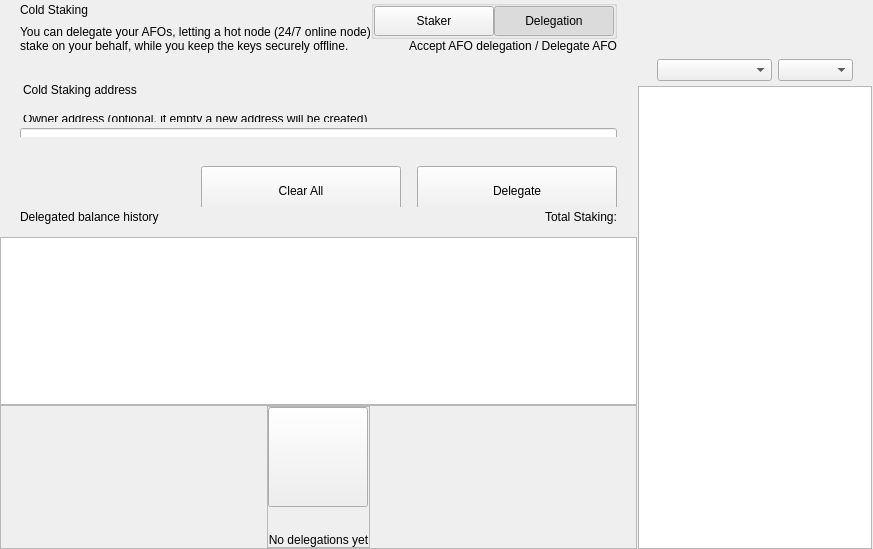
<?xml version="1.0" encoding="UTF-8"?>
<ui version="4.0">
 <class>ColdStakingWidget</class>
 <widget class="QWidget" name="ColdStakingWidget">
  <property name="geometry">
   <rect>
    <x>0</x>
    <y>0</y>
    <width>629</width>
    <height>549</height>
   </rect>
  </property>
  <property name="windowTitle">
   <string>Form</string>
  </property>
  <layout class="QHBoxLayout" name="horizontalLayout_1" stretch="2,1">
   <property name="spacing">
    <number>0</number>
   </property>
   <property name="leftMargin">
    <number>0</number>
   </property>
   <property name="topMargin">
    <number>0</number>
   </property>
   <property name="rightMargin">
    <number>0</number>
   </property>
   <property name="bottomMargin">
    <number>0</number>
   </property>
   <item>
    <widget class="QWidget" name="left" native="true">
     <layout class="QVBoxLayout" name="verticalLayout_3">
      <property name="leftMargin">
       <number>0</number>
      </property>
      <property name="topMargin">
       <number>0</number>
      </property>
      <property name="rightMargin">
       <number>0</number>
      </property>
      <property name="bottomMargin">
       <number>0</number>
      </property>
      <item>
       <layout class="QVBoxLayout" name="verticalLayout_2">
        <property name="spacing">
         <number>0</number>
        </property>
        <item>
         <layout class="QVBoxLayout" name="verticalLayoutTop">
          <property name="spacing">
           <number>0</number>
          </property>
          <property name="leftMargin">
           <number>0</number>
          </property>
          <property name="rightMargin">
           <number>0</number>
          </property>
          <item>
           <widget class="QWidget" name="containerTitle" native="true">
            <property name="sizePolicy">
             <sizepolicy hsizetype="Preferred" vsizetype="Minimum">
              <horstretch>0</horstretch>
              <verstretch>0</verstretch>
             </sizepolicy>
            </property>
            <property name="maximumSize">
             <size>
              <width>16777215</width>
              <height>100</height>
             </size>
            </property>
            <layout class="QHBoxLayout" name="containerTitleLayout">
             <property name="spacing">
              <number>0</number>
             </property>
             <property name="leftMargin">
              <number>20</number>
             </property>
             <property name="topMargin">
              <number>0</number>
             </property>
             <property name="rightMargin">
              <number>20</number>
             </property>
             <property name="bottomMargin">
              <number>0</number>
             </property>
             <item>
              <layout class="QVBoxLayout" name="verticalLayout11">
               <property name="spacing">
                <number>5</number>
               </property>
               <item>
                <widget class="QLabel" name="labelTitle">
                 <property name="text">
                  <string>Cold Staking</string>
                 </property>
                </widget>
               </item>
               <item>
                <widget class="QLabel" name="labelSubtitle1">
                 <property name="maximumSize">
                  <size>
                   <width>16777215</width>
                   <height>16777215</height>
                  </size>
                 </property>
                 <property name="text">
                  <string>You can delegate your AFOs, letting a hot node (24/7 online node)
stake on your behalf, while you keep the keys securely offline.</string>
                 </property>
                </widget>
               </item>
              </layout>
             </item>
             <item>
              <spacer name="horizontalSpacer">
               <property name="orientation">
                <enum>Qt::Horizontal</enum>
               </property>
               <property name="sizeHint" stdset="0">
                <size>
                 <width>40</width>
                 <height>20</height>
                </size>
               </property>
              </spacer>
             </item>
             <item>
              <widget class="QWidget" name="containerViewPrivacyChecks" native="true">
               <layout class="QVBoxLayout" name="containerPrivacyChecks">
                <property name="spacing">
                 <number>0</number>
                </property>
                <property name="leftMargin">
                 <number>0</number>
                </property>
                <property name="topMargin">
                 <number>0</number>
                </property>
                <property name="rightMargin">
                 <number>0</number>
                </property>
                <property name="bottomMargin">
                 <number>0</number>
                </property>
                <item alignment="Qt::AlignHCenter|Qt::AlignVCenter">
                 <widget class="QGroupBox" name="groupBox">
                  <property name="title">
                   <string/>
                  </property>
                  <layout class="QHBoxLayout" name="horizontalLayout_2_1">
                   <property name="spacing">
                    <number>0</number>
                   </property>
                   <property name="leftMargin">
                    <number>0</number>
                   </property>
                   <property name="topMargin">
                    <number>0</number>
                   </property>
                   <property name="rightMargin">
                    <number>0</number>
                   </property>
                   <property name="bottomMargin">
                    <number>0</number>
                   </property>
                   <item>
                    <widget class="QPushButton" name="pushLeft">
                     <property name="minimumSize">
                      <size>
                       <width>120</width>
                       <height>30</height>
                      </size>
                     </property>
                     <property name="maximumSize">
                      <size>
                       <width>120</width>
                       <height>30</height>
                      </size>
                     </property>
                     <property name="focusPolicy">
                      <enum>Qt::NoFocus</enum>
                     </property>
                     <property name="text">
                      <string>Staker</string>
                     </property>
                     <property name="checkable">
                      <bool>true</bool>
                     </property>
                     <property name="autoExclusive">
                      <bool>true</bool>
                     </property>
                    </widget>
                   </item>
                   <item>
                    <widget class="QPushButton" name="pushRight">
                     <property name="minimumSize">
                      <size>
                       <width>120</width>
                       <height>30</height>
                      </size>
                     </property>
                     <property name="maximumSize">
                      <size>
                       <width>120</width>
                       <height>30</height>
                      </size>
                     </property>
                     <property name="focusPolicy">
                      <enum>Qt::NoFocus</enum>
                     </property>
                     <property name="text">
                      <string>Delegation</string>
                     </property>
                     <property name="checkable">
                      <bool>true</bool>
                     </property>
                     <property name="checked">
                      <bool>true</bool>
                     </property>
                     <property name="autoExclusive">
                      <bool>true</bool>
                     </property>
                    </widget>
                   </item>
                  </layout>
                 </widget>
                </item>
                <item alignment="Qt::AlignTop">
                 <widget class="QLabel" name="labelSubtitle2">
                  <property name="text">
                   <string>Accept AFO delegation / Delegate AFO</string>
                  </property>
                  <property name="alignment">
                   <set>Qt::AlignRight|Qt::AlignTrailing|Qt::AlignVCenter</set>
                  </property>
                 </widget>
                </item>
               </layout>
              </widget>
             </item>
            </layout>
           </widget>
          </item>
          <item>
           <spacer name="verticalSpacer_2">
            <property name="orientation">
             <enum>Qt::Vertical</enum>
            </property>
            <property name="sizeType">
             <enum>QSizePolicy::Fixed</enum>
            </property>
            <property name="sizeHint" stdset="0">
             <size>
              <width>20</width>
              <height>30</height>
             </size>
            </property>
           </spacer>
          </item>
          <item>
           <widget class="QWidget" name="containerSend" native="true">
            <property name="minimumSize">
             <size>
              <width>0</width>
              <height>50</height>
             </size>
            </property>
            <layout class="QVBoxLayout" name="containerSendRow">
             <property name="spacing">
              <number>6</number>
             </property>
             <property name="leftMargin">
              <number>0</number>
             </property>
             <property name="topMargin">
              <number>0</number>
             </property>
             <property name="rightMargin">
              <number>0</number>
             </property>
             <property name="bottomMargin">
              <number>0</number>
             </property>
             <item>
              <widget class="QLabel" name="labelEditTitle">
               <property name="maximumSize">
                <size>
                 <width>16777215</width>
                 <height>30</height>
                </size>
               </property>
               <property name="styleSheet">
                <string notr="true">padding-left:20px; padding-bottom:3px;</string>
               </property>
               <property name="text">
                <string>Cold Staking address</string>
               </property>
              </widget>
             </item>
             <item>
              <spacer name="verticalSpacer_6">
               <property name="orientation">
                <enum>Qt::Vertical</enum>
               </property>
               <property name="sizeType">
                <enum>QSizePolicy::Fixed</enum>
               </property>
               <property name="sizeHint" stdset="0">
                <size>
                 <width>20</width>
                 <height>9</height>
                </size>
               </property>
              </spacer>
             </item>
             <item>
              <widget class="QWidget" name="containerOwner" native="true">
               <layout class="QVBoxLayout" name="vContainerOwner">
                <property name="spacing">
                 <number>4</number>
                </property>
                <property name="leftMargin">
                 <number>20</number>
                </property>
                <property name="topMargin">
                 <number>0</number>
                </property>
                <property name="rightMargin">
                 <number>20</number>
                </property>
                <property name="bottomMargin">
                 <number>0</number>
                </property>
                <item>
                 <widget class="QLabel" name="labelSubtitleDescription">
                  <property name="maximumSize">
                   <size>
                    <width>16777215</width>
                    <height>20</height>
                   </size>
                  </property>
                  <property name="styleSheet">
                   <string notr="true">margin-bottom:2px;
                   margin-left:0.05px;
                   padding:0px;</string>
                  </property>
                  <property name="text">
                   <string>Owner address (optional, if empty a new address will be created)</string>
                  </property>
                 </widget>
                </item>
                <item>
                 <widget class="QLineEdit" name="lineEditOwnerAddress">
                  <property name="minimumSize">
                   <size>
                    <width>0</width>
                    <height>50</height>
                   </size>
                  </property>
                  <property name="maximumSize">
                   <size>
                    <width>16777215</width>
                    <height>50</height>
                   </size>
                  </property>
                  <property name="styleSheet">
                   <string notr="true"/>
                  </property>
                  <property name="placeholderText">
                   <string>Enter owner address</string>
                  </property>
                 </widget>
                </item>
               </layout>
              </widget>
             </item>
            </layout>
           </widget>
          </item>
         </layout>
        </item>
        <item>
         <spacer name="verticalSpacer_3">
          <property name="orientation">
           <enum>Qt::Vertical</enum>
          </property>
          <property name="sizeType">
           <enum>QSizePolicy::Minimum</enum>
          </property>
          <property name="sizeHint" stdset="0">
           <size>
            <width>20</width>
            <height>20</height>
           </size>
          </property>
         </spacer>
        </item>
        <item>
         <widget class="QWidget" name="containerBtn" native="true">
          <property name="minimumSize">
           <size>
            <width>0</width>
            <height>50</height>
           </size>
          </property>
          <layout class="QHBoxLayout" name="horizontalLayout">
           <property name="rightMargin">
            <number>20</number>
           </property>
           <item>
            <spacer name="horizontalSpacer_2">
             <property name="orientation">
              <enum>Qt::Horizontal</enum>
             </property>
             <property name="sizeHint" stdset="0">
              <size>
               <width>200</width>
               <height>20</height>
              </size>
             </property>
            </spacer>
           </item>
           <item>
            <layout class="QHBoxLayout" name="horizontalLayout_7">
             <item>
              <spacer name="horizontalSpacer_3">
               <property name="orientation">
                <enum>Qt::Horizontal</enum>
               </property>
               <property name="sizeType">
                <enum>QSizePolicy::Expanding</enum>
               </property>
               <property name="sizeHint" stdset="0">
                <size>
                 <width>40</width>
                 <height>20</height>
                </size>
               </property>
              </spacer>
             </item>
             <item>
              <widget class="QPushButton" name="pushButtonClear">
               <property name="minimumSize">
                <size>
                 <width>200</width>
                 <height>50</height>
                </size>
               </property>
               <property name="focusPolicy">
                <enum>Qt::NoFocus</enum>
               </property>
               <property name="text">
                <string>Clear All</string>
               </property>
              </widget>
             </item>
             <item>
              <spacer name="horizontalSpacer_4">
               <property name="orientation">
                <enum>Qt::Horizontal</enum>
               </property>
               <property name="sizeType">
                <enum>QSizePolicy::Fixed</enum>
               </property>
               <property name="sizeHint" stdset="0">
                <size>
                 <width>10</width>
                 <height>20</height>
                </size>
               </property>
              </spacer>
             </item>
             <item>
              <widget class="QPushButton" name="pushButtonSend">
               <property name="minimumSize">
                <size>
                 <width>200</width>
                 <height>50</height>
                </size>
               </property>
               <property name="maximumSize">
                <size>
                 <width>200</width>
                 <height>50</height>
                </size>
               </property>
               <property name="focusPolicy">
                <enum>Qt::NoFocus</enum>
               </property>
               <property name="text">
                <string>Delegate</string>
               </property>
              </widget>
             </item>
            </layout>
           </item>
          </layout>
         </widget>
        </item>
        <item>
         <widget class="QWidget" name="containerHistoryLabel" native="true">
          <layout class="QHBoxLayout" name="horizontalLayout_4">
           <property name="spacing">
            <number>0</number>
           </property>
           <property name="leftMargin">
            <number>20</number>
           </property>
           <property name="topMargin">
            <number>0</number>
           </property>
           <property name="rightMargin">
            <number>20</number>
           </property>
           <property name="bottomMargin">
            <number>0</number>
           </property>
           <item>
            <widget class="QWidget" name="verticalWidget" native="true">
             <property name="minimumSize">
              <size>
               <width>100</width>
               <height>0</height>
              </size>
             </property>
             <layout class="QVBoxLayout" name="verticalLayout_58">
              <property name="leftMargin">
               <number>0</number>
              </property>
              <property name="topMargin">
               <number>0</number>
              </property>
              <property name="rightMargin">
               <number>0</number>
              </property>
              <property name="bottomMargin">
               <number>0</number>
              </property>
              <item>
               <widget class="QLabel" name="labelListHistory">
                <property name="text">
                 <string>Delegated balance history</string>
                </property>
               </widget>
              </item>
             </layout>
            </widget>
           </item>
           <item>
            <spacer name="horizontalSpacer_5">
             <property name="orientation">
              <enum>Qt::Horizontal</enum>
             </property>
             <property name="sizeHint" stdset="0">
              <size>
               <width>40</width>
               <height>20</height>
              </size>
             </property>
            </spacer>
           </item>
           <item>
            <widget class="QLabel" name="labelStakingTotal">
             <property name="text">
              <string>Total Staking:</string>
             </property>
            </widget>
           </item>
          </layout>
         </widget>
        </item>
        <item>
         <layout class="QVBoxLayout" name="verticalLayout_64">
          <property name="spacing">
           <number>0</number>
          </property>
          <item>
           <spacer name="verticalSpacer_44">
            <property name="orientation">
             <enum>Qt::Vertical</enum>
            </property>
            <property name="sizeType">
             <enum>QSizePolicy::Fixed</enum>
            </property>
            <property name="sizeHint" stdset="0">
             <size>
              <width>20</width>
              <height>10</height>
             </size>
            </property>
           </spacer>
          </item>
          <item>
           <widget class="QListView" name="listView">
            <property name="enabled">
             <bool>true</bool>
            </property>
            <property name="mouseTracking">
             <bool>true</bool>
            </property>
           </widget>
          </item>
          <item>
           <widget class="QFrame" name="emptyContainer">
            <property name="minimumSize">
             <size>
              <width>0</width>
              <height>100</height>
             </size>
            </property>
            <property name="frameShape">
             <enum>QFrame::StyledPanel</enum>
            </property>
            <property name="frameShadow">
             <enum>QFrame::Raised</enum>
            </property>
            <layout class="QVBoxLayout" name="verticalLayout_71" stretch="1,8">
             <property name="spacing">
              <number>0</number>
             </property>
             <property name="leftMargin">
              <number>0</number>
             </property>
             <property name="topMargin">
              <number>0</number>
             </property>
             <property name="rightMargin">
              <number>0</number>
             </property>
             <property name="bottomMargin">
              <number>0</number>
             </property>
             <item>
              <spacer name="verticalSpacer">
               <property name="orientation">
                <enum>Qt::Vertical</enum>
               </property>
               <property name="sizeHint" stdset="0">
                <size>
                 <width>20</width>
                 <height>20</height>
                </size>
               </property>
              </spacer>
             </item>
             <item alignment="Qt::AlignHCenter|Qt::AlignVCenter">
              <widget class="QFrame" name="emptyScreen">
               <property name="sizePolicy">
                <sizepolicy hsizetype="Expanding" vsizetype="Expanding">
                 <horstretch>0</horstretch>
                 <verstretch>0</verstretch>
                </sizepolicy>
               </property>
               <property name="frameShape">
                <enum>QFrame::StyledPanel</enum>
               </property>
               <property name="frameShadow">
                <enum>QFrame::Raised</enum>
               </property>
               <layout class="QVBoxLayout" name="verticalLayout">
                <property name="spacing">
                 <number>30</number>
                </property>
                <property name="leftMargin">
                 <number>0</number>
                </property>
                <property name="topMargin">
                 <number>0</number>
                </property>
                <property name="rightMargin">
                 <number>0</number>
                </property>
                <property name="bottomMargin">
                 <number>0</number>
                </property>
                <item alignment="Qt::AlignHCenter|Qt::AlignVCenter">
                 <widget class="QPushButton" name="pushImgEmpty">
                  <property name="minimumSize">
                   <size>
                    <width>100</width>
                    <height>100</height>
                   </size>
                  </property>
                  <property name="maximumSize">
                   <size>
                    <width>100</width>
                    <height>100</height>
                   </size>
                  </property>
                  <property name="focusPolicy">
                   <enum>Qt::NoFocus</enum>
                  </property>
                  <property name="text">
                   <string/>
                  </property>
                  <property name="iconSize">
                   <size>
                    <width>100</width>
                    <height>100</height>
                   </size>
                  </property>
                 </widget>
                </item>
                <item alignment="Qt::AlignHCenter|Qt::AlignVCenter">
                 <widget class="QLabel" name="labelEmpty">
                  <property name="styleSheet">
                   <string notr="true"/>
                  </property>
                  <property name="text">
                   <string>No delegations yet</string>
                  </property>
                  <property name="alignment">
                   <set>Qt::AlignCenter</set>
                  </property>
                 </widget>
                </item>
               </layout>
              </widget>
             </item>
            </layout>
           </widget>
          </item>
         </layout>
        </item>
       </layout>
      </item>
     </layout>
    </widget>
   </item>
   <item>
    <widget class="QWidget" name="right" native="true">
     <layout class="QVBoxLayout" name="rightContainer">
      <property name="spacing">
       <number>0</number>
      </property>
      <property name="leftMargin">
       <number>1</number>
      </property>
      <property name="topMargin">
       <number>0</number>
      </property>
      <property name="rightMargin">
       <number>1</number>
      </property>
      <property name="bottomMargin">
       <number>0</number>
      </property>
      <item>
       <widget class="QWidget" name="containerRightButtons" native="true">
        <property name="minimumSize">
         <size>
          <width>0</width>
          <height>50</height>
         </size>
        </property>
        <layout class="QVBoxLayout" name="verticalLayout_4">
         <property name="leftMargin">
          <number>19</number>
         </property>
         <property name="topMargin">
          <number>0</number>
         </property>
         <property name="rightMargin">
          <number>19</number>
         </property>
         <property name="bottomMargin">
          <number>0</number>
         </property>
         <item>
          <widget class="OptionButton" name="btnCoinControl" native="true">
           <property name="minimumSize">
            <size>
             <width>0</width>
             <height>0</height>
            </size>
           </property>
          </widget>
         </item>
         <item>
          <widget class="OptionButton" name="btnColdStaking" native="true"/>
         </item>
         <item>
          <widget class="OptionButton" name="btnMyStakingAddresses" native="true">
           <property name="sizePolicy">
            <sizepolicy hsizetype="Preferred" vsizetype="Minimum">
             <horstretch>0</horstretch>
             <verstretch>0</verstretch>
            </sizepolicy>
           </property>
          </widget>
         </item>
        </layout>
       </widget>
      </item>
      <item>
       <widget class="QWidget" name="sortWidget" native="true">
        <layout class="QHBoxLayout" name="horizontalLayout_6">
         <property name="leftMargin">
          <number>19</number>
         </property>
         <property name="rightMargin">
          <number>19</number>
         </property>
         <property name="bottomMargin">
          <number>5</number>
         </property>
         <item>
          <spacer name="horizontalSpacer_6">
           <property name="orientation">
            <enum>Qt::Horizontal</enum>
           </property>
           <property name="sizeHint" stdset="0">
            <size>
             <width>40</width>
             <height>20</height>
            </size>
           </property>
          </spacer>
         </item>
         <item>
          <widget class="QComboBox" name="comboBoxSort">
           <property name="sizePolicy">
            <sizepolicy hsizetype="Preferred" vsizetype="Fixed">
             <horstretch>0</horstretch>
             <verstretch>0</verstretch>
            </sizepolicy>
           </property>
           <property name="minimumSize">
            <size>
             <width>115</width>
             <height>0</height>
            </size>
           </property>
          </widget>
         </item>
         <item>
          <widget class="QComboBox" name="comboBoxSortOrder">
           <property name="sizePolicy">
            <sizepolicy hsizetype="Preferred" vsizetype="Fixed">
             <horstretch>0</horstretch>
             <verstretch>0</verstretch>
            </sizepolicy>
           </property>
           <property name="minimumSize">
            <size>
             <width>75</width>
             <height>0</height>
            </size>
           </property>
          </widget>
         </item>
        </layout>
       </widget>
      </item>
      <item>
       <widget class="QListView" name="listViewStakingAddress">
        <property name="enabled">
         <bool>true</bool>
        </property>
        <property name="mouseTracking">
         <bool>true</bool>
        </property>
       </widget>
      </item>
     </layout>
    </widget>
   </item>
  </layout>
 </widget>
 <customwidgets>
  <customwidget>
   <class>OptionButton</class>
   <extends>QWidget</extends>
   <header>qt/allforonebusiness/optionbutton.h</header>
   <container>1</container>
  </customwidget>
 </customwidgets>
 <resources/>
 <connections/>
</ui>
